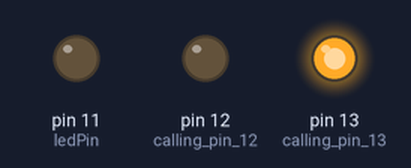
Simulated run of this sketch. Board: Arduino Uno, built with avr-gcc and run on an emulated ATmega328P. Parts: output pins drawn as LEDs (lit = HIGH).

Above: at 0.05 s.
At 6.45 s:
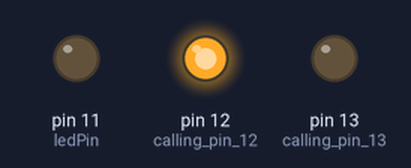
At 8.2 s:
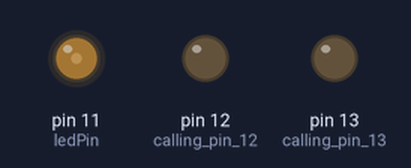
At 9.65 s:
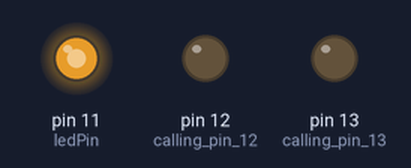
At 11.1 s:
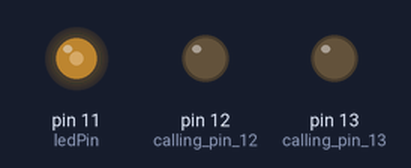
At 12.85 s:
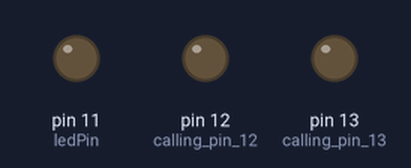
Timing chart, 0 to 16.7 s (numbered marks = the images above):
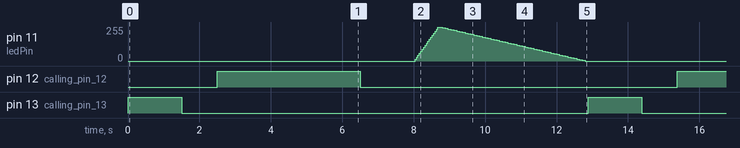

The sketch:

sketch_jan14a.ino
```cpp
/* ____________________________
 *  Tiny Stop, Slow, Go Lights
 *
 *  This code is written with intetion of making three links respond
 *  two blinking: green and red
 *  one fading in and out: yellow
 *
 *  the fading code was derived following the example of File>Examples>Analog>Fading
 *
 *  written 2020-01-14
 *  by Joshua Linton - 3174195
 *  for DIGF2002 - Professor L. Wilkins
 */
int ledPin = 11; //calling pin 11

void setup() {
  pinMode(13, OUTPUT); //calling pin 13
  pinMode(12, OUTPUT); //calling pin 12
}

void loop() {
  // put your main code here, to run repeatedly:
  digitalWrite(13, HIGH); //turns on the GREEN light
  delay(1500); //turns on the GREEN light for 1500 miliseconds
  digitalWrite(13, LOW); //turns off the GREEN light
  delay(1000); //turns off the GREEN light for 1000 miliseconds
  digitalWrite(12, HIGH); //turns on the RED light
  delay(4000); //turns on the RED light for 4000 miliseconds
  digitalWrite(12, LOW); //turns off the RED light
  delay(1500); // turns off the RED light for 1500 miliseconds

  //setting the YELLOW light to fade in
  for (int fadeValue = 0 ; fadeValue <= 255; fadeValue += 15){
  analogWrite(ledPin, fadeValue);
  delay(40); //setting the fade in delay at 40 miliseconds
  //as I understand this is the delay between each incrimental decrease in the lights power
  }

  //setting the YELLOW light to fade out
  for (int fadeValue = 255 ; fadeValue >= 0; fadeValue -= 5){
  analogWrite (ledPin, fadeValue);
  delay(80); //setting the fade out delay double that of the fade in value
  }
}
```

Measured:
- by itself, pin 12 (calling_pin_12): alternates HIGH for 4.0 s and LOW for 8.9 s
- by itself, pin 13 (calling_pin_13): alternates HIGH for 1.5 s and LOW for 11.4 s
